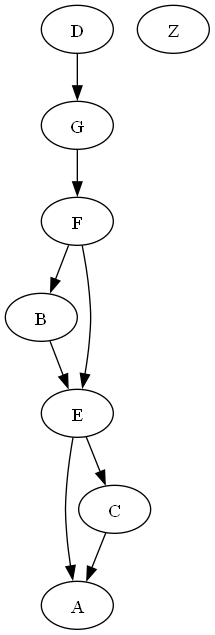

Generate this figure with Python:
import pydot  #Importing the pydot module 
import random  #Importing the random module 

def random_graph(nodes, num_edges, graph_type):
    #Create a new Pydot graph object with the specified graph type
    graph = pydot.Dot(graph_type=graph_type, strict=True)

    #Add nodes to the graph
    for node in nodes:
        #Create a new node with the current node name and add it to the graph
        graph.add_node(pydot.Node(name=node))

    #Generating random edges
    edge_set = set()                                #Declaring Set to store generated edges, since it doesnot have duplicates
    while len(edge_set) < num_edges:
        #Randomly select a source and target node from the list of nodes
        node = random.choice(nodes)
        adj_node = random.choice(nodes)
        #checking node not equal to adj_node and also checking the edge is not in set
        if node != adj_node and (node, adj_node) not in edge_set and (adj_node, node) not in edge_set:
            edge_set.add((node, adj_node))    #Add the edge to the set
    
    #print(edge_set)
    #Add edges to the graph
    for edge in edge_set:
                                                               #Add an edge between the selected source and target nodes
        graph.add_edge(pydot.Edge(edge[0], edge[1]))

    return graph                                               #Return the generated random graph

def main():
    nodes = ["A", "B", "C", "D", "E", "F", "G","Z"]                #giving list of nodes
    num_edges = 8                                              #initializing num of edges
    graph_type = 'digraph'
 
    graph = random_graph(nodes, num_edges, graph_type)        #calling random__graph
    graph.write_png("random_graph.png")                       #writing graph to random_graph.png

if __name__ == "__main__":                                    #checks if the script is being executed directly by the Python or imported as a module.
    main()                                                    #Calling the main function
